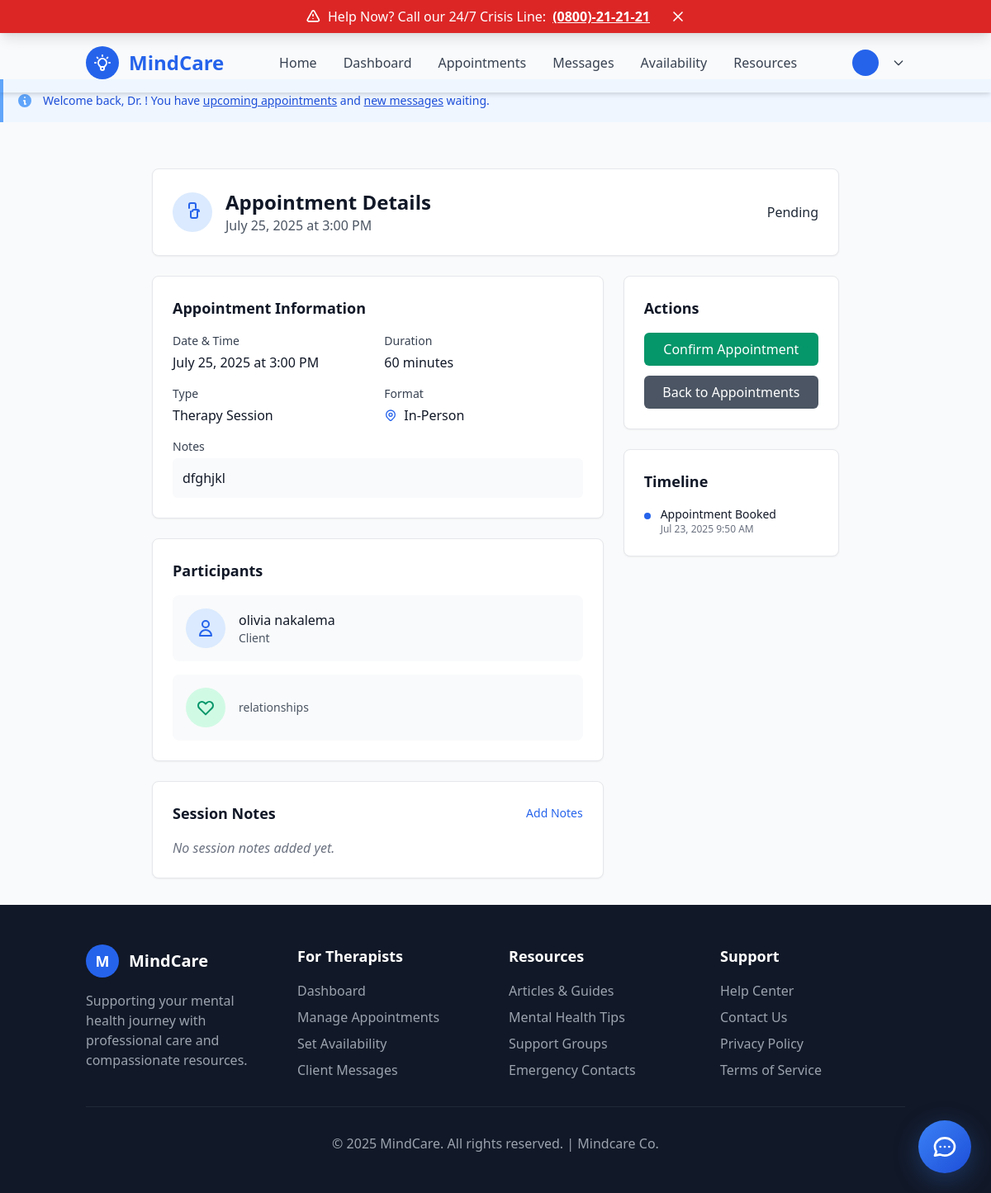
Before: /appointments/2/ (signed in) with the older database file.
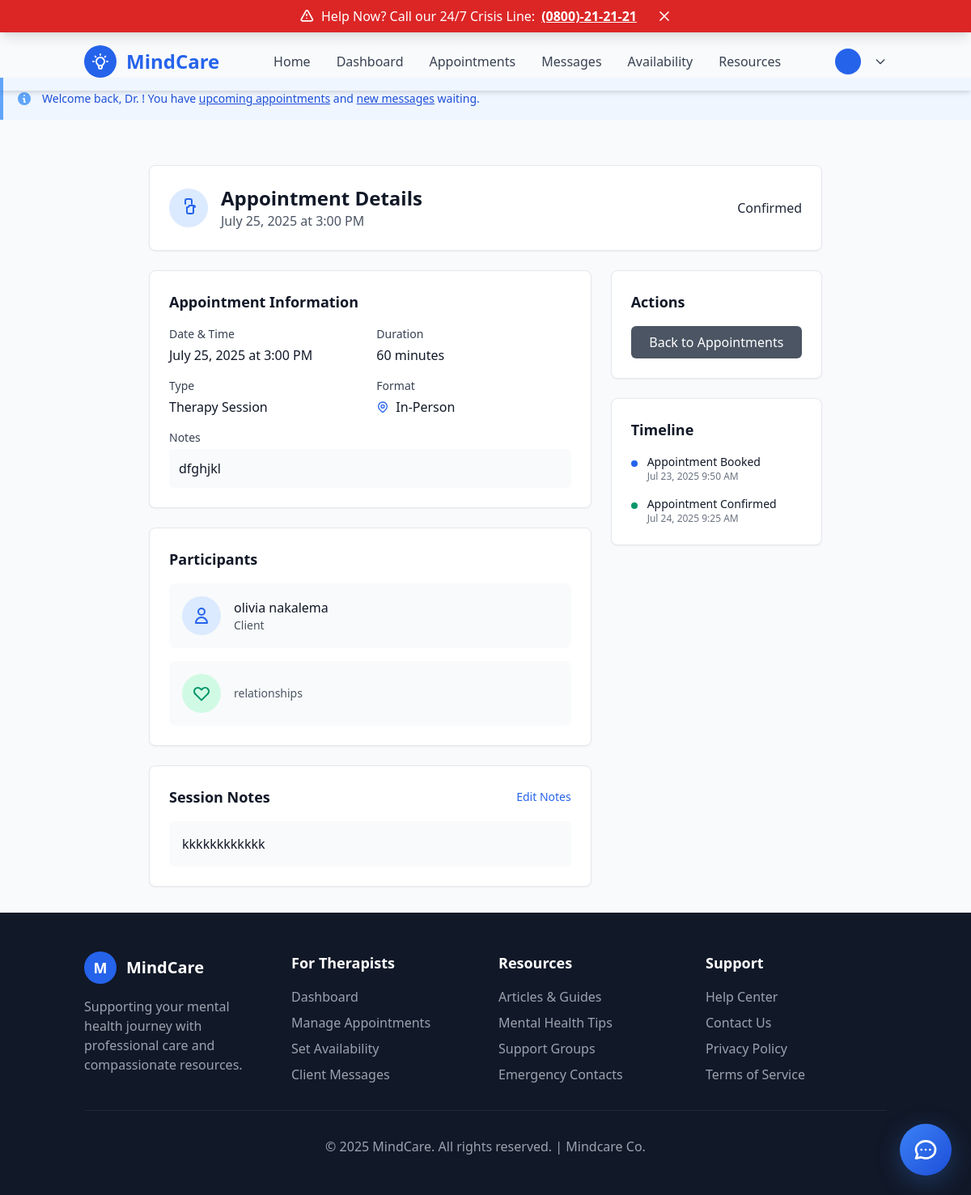
After: the same page with the newer database file.
### appointments/models.py (models this page shows, shortened)
class Appointment(models.Model):
    STATUS_CHOICES = [
        ('pending', 'Pending'),
        ('confirmed', 'Confirmed'),
        ('cancelled', 'Cancelled'),
        ('completed', 'Completed'),
        ('no_show', 'No Show'),
    ]
    APPOINTMENT_TYPE_CHOICES = [
        ('consultation', 'Initial Consultation'),
        ('therapy', 'Therapy Session'),
        ('follow_up', 'Follow-up Session'),
        ('assessment', 'Assessment Session'),
        ('emergency', 'Emergency Session'),
    ]
    client = models.ForeignKey(
        User,
        on_delete=models.CASCADE,
        related_name='client_appointments',
        limit_choices_to={'role': 'client'}
    )
    therapist = models.ForeignKey(
        'therapists.TherapistProfile',
        on_delete=models.CASCADE,
        related_name='therapist_appointments'
    )
    appointment_date = models.DateTimeField()
    appointment_type = models.CharField(
        max_length=20,
        choices=APPOINTMENT_TYPE_CHOICES,
        default='consultation'
    )
    status = models.CharField(
        max_length=20,
        choices=STATUS_CHOICES,
        default='pending'
    )
    duration_minutes = models.PositiveIntegerField(default=60)
    notes = models.TextField(blank=True, help_text="Client's initial notes or concerns")
    therapist_notes = models.TextField(blank=True, help_text="Therapist's session notes")
    location = models.CharField(max_length=255, blank=True, help_text="Meeting location or platform")
    is_online = models.BooleanField(default=False)
    meeting_link = models.URLField(blank=True, help_text="Video call link for online sessions")
    created_at = models.DateTimeField(auto_now_add=True)
    updated_at = models.DateTimeField(auto_now=True)
    confirmed_at = models.DateTimeField(null=True, blank=True)
    cancelled_at = models.DateTimeField(null=True, blank=True)
    cancellation_reason = models.TextField(blank=True)
    cancelled_by = models.ForeignKey(
        User,
        on_delete=models.SET_NULL,
        null=True,
        blank=True,
        related_name='cancelled_appointments'
    )
    reminder_sent = models.BooleanField(default=False)
    reminder_sent_at = models.DateTimeField(null=True, blank=True)
    class Meta:
        ordering = ['-appointment_date']
        indexes = [
            models.Index(fields=['client', 'appointment_date']),
            models.Index(fields=['therapist', 'appointment_date']),
            models.Index(fields=['status', 'appointment_date']),
        ]
    @property
    def is_past(self):
        return self.appointment_date < timezone.now()
    @property
    def can_be_cancelled(self):
        return (
            self.appointment_date > timezone.now() + timedelta(hours=24) and
            self.status in ['pending', 'confirmed']
        )
    @property
    def can_be_rescheduled(self):
        return self.status in ['pending', 'confirmed'] and not self.is_past

### accounts/models.py (models this page shows, shortened)
class User(AbstractUser):
    ROLE_CHOICES = [
        ('admin', 'Admin'),
        ('therapist', 'Therapist'),
        ('client', 'Client'),
    ]
    GENDER_CHOICES = [
        ('male', 'Male'),
        ('female', 'Female'),
    ]
    AGE_CATEGORY_CHOICES = [
        ('13-19', '13 to 19 years'),
        ('20-35', '20 to 35 years'),
        ('35+', 'Above 35 years'),
    ]
    phone_regex = RegexValidator(
        regex=r'^\d{10}$',
        message="Phone number must be exactly 10 digits."
    )
    groups = models.ManyToManyField(
        'auth.Group',
        verbose_name='groups',
        blank=True,
        help_text='The groups this user belongs to.',
        related_name='custom_user_set',
        related_query_name='custom_user',
    )
    user_permissions = models.ManyToManyField(
        'auth.Permission',
        verbose_name='user permissions',
        blank=True,
        help_text='Specific permissions for this user.',
        related_name='custom_user_set',
        related_query_name='custom_user',
    )
    user_id = models.CharField(max_length=10, unique=True, blank=True)
    role = models.CharField(max_length=20, choices=ROLE_CHOICES, default='client')
    phone = models.CharField(validators=[phone_regex], max_length=10, unique=True)
    gender = models.CharField(max_length=10, choices=GENDER_CHOICES)
    location = models.CharField(max_length=100)
    age_category = models.CharField(max_length=10, choices=AGE_CATEGORY_CHOICES, blank=True, null=True)
    profile_image = models.ImageField(upload_to='profile_images/', blank=True, null=True)
    is_verified = models.BooleanField(default=False)
    created_at = models.DateTimeField(auto_now_add=True)
    updated_at = models.DateTimeField(auto_now=True)

### therapists/models.py (models this page shows, shortened)
class TherapistProfile(models.Model):
    SPECIALIZATION_CHOICES = [
        ('anxiety', 'Anxiety Disorders'),
        ('depression', 'Depression'),
        ('trauma', 'Trauma & PTSD'),
        ('relationships', 'Relationship Counseling'),
        ('addiction', 'Addiction Recovery'),
        ('grief', 'Grief & Loss'),
        ('eating_disorders', 'Eating Disorders'),
        ('bipolar', 'Bipolar Disorder'),
        ('ocd', 'OCD'),
        ('adhd', 'ADHD'),
        ('family_therapy', 'Family Therapy'),
        ('child_therapy', 'Child & Adolescent Therapy'),
        ('general', 'General Mental Health'),
    ]
    AVAILABILITY_CHOICES = [
        ('monday', 'Monday'),
        ('tuesday', 'Tuesday'),
        ('wednesday', 'Wednesday'),
        ('thursday', 'Thursday'),
        ('friday', 'Friday'),
        ('saturday', 'Saturday'),
        ('sunday', 'Sunday'),
    ]
    user = models.OneToOneField(User, on_delete=models.CASCADE, related_name='therapist_profile')
    specialization = models.CharField(max_length=50, choices=SPECIALIZATION_CHOICES)
    experience_years = models.IntegerField(
        validators=[MinValueValidator(0), MaxValueValidator(50)],
        help_text="Years of professional experience"
    )
    location = models.CharField(max_length=200)
    bio = models.TextField(blank=True, help_text="Professional biography")
    qualification = models.CharField(max_length=200, blank=True)
    license_number = models.CharField(max_length=50, blank=True)
    hourly_rate = models.DecimalField(max_digits=6, decimal_places=2, blank=True, null=True)
    available_days = models.CharField(
        max_length=100,
        blank=True,
        help_text="Comma-separated list of available days"
    )
    available_times = models.CharField(
        max_length=200,
        blank=True,
        help_text="Available time slots (e.g., 9:00-17:00)"
    )
    is_available = models.BooleanField(default=True)
    created_at = models.DateTimeField(auto_now_add=True)
    updated_at = models.DateTimeField(auto_now=True)
    class Meta:
        ordering = ['-created_at']
        verbose_name = "Therapist Profile"
        verbose_name_plural = "Therapist Profiles"

### appointments/views.py (the view)
# urls.py: path('<int:appointment_id>/', views.appointment_detail, name='appointment_detail'),
@login_required
def appointment_detail(request, appointment_id):
    appointment = get_object_or_404(Appointment, id=appointment_id)
    if request.user.role == 'client' and appointment.client != request.user:
        messages.error(request, 'You can only view your own appointments.')
        return redirect('appointments:appointment_list')
    elif request.user.role == 'therapist':
        therapist_profile = get_object_or_404(TherapistProfile, user=request.user)
        if appointment.therapist != therapist_profile:
            messages.error(request, 'You can only view your own appointments.')
            return redirect('appointments:appointment_list')
    context = {
        'appointment': appointment,
        'can_cancel': appointment.can_be_cancelled,
        'can_reschedule': appointment.can_be_rescheduled,
    }
    return render(request, 'appointments/appointment_detail.html', context)

### templates/appointments/appointment_detail.html (shortened to what the changed rows need)
{% extends 'base.html' %}
{% load static %}
{% block content %}
<div class="min-h-screen bg-gray-50 py-8">
    <div class="max-w-4xl mx-auto px-4 sm:px-6 lg:px-8">
        <div class="bg-white rounded-lg shadow-sm border border-gray-200 p-6 mb-6">
            <div class="flex flex-col md:flex-row md:items-center md:justify-between">
                <div class="flex items-center mb-4 md:mb-0">
                    <div>
                        <h1 class="text-2xl font-bold text-gray-900">Appointment Details</h1>
                        <p class="text-gray-600">{{ appointment.appointment_date|date:"F j, Y" }} at {{ appointment.appointment_date|time:"g:i A" }}</p>
                    </div>
                </div>
                <div class="flex items-center space-x-2">
                    <span class="status-badge status-{{ appointment.status }}">
                        {{ appointment.get_status_display }}
                    </span>
                </div>
            </div>
        </div>
        <div class="grid grid-cols-1 lg:grid-cols-3 gap-6">
            <div class="lg:col-span-2 space-y-6">
                <div class="bg-white rounded-lg shadow-sm border border-gray-200 p-6">
                    <h2 class="text-lg font-semibold text-gray-900 mb-4">Appointment Information</h2>
                    <div class="grid grid-cols-1 md:grid-cols-2 gap-4">
                        <div>
                            <label class="block text-sm font-medium text-gray-700 mb-1">Date & Time</label>
                            <p class="text-gray-900">{{ appointment.appointment_date|date:"F j, Y" }} at {{ appointment.appointment_date|time:"g:i A" }}</p>
                        </div>
                        <div>
                            <label class="block text-sm font-medium text-gray-700 mb-1">Duration</label>
                            <p class="text-gray-900">{{ appointment.duration_minutes }} minutes</p>
                        </div>
                        <div>
                            <label class="block text-sm font-medium text-gray-700 mb-1">Type</label>
                            <p class="text-gray-900">{{ appointment.get_appointment_type_display }}</p>
                        </div>
                    </div>
                    {% if appointment.notes %}
                    <div class="mt-4">
                        <label class="block text-sm font-medium text-gray-700 mb-1">Notes</label>
                        <p class="text-gray-900 bg-gray-50 p-3 rounded-md">{{ appointment.notes }}</p>
                    </div>
                    {% endif %}
                </div>
                <div class="bg-white rounded-lg shadow-sm border border-gray-200 p-6">
                    <h2 class="text-lg font-semibold text-gray-900 mb-4">Participants</h2>
                    <div class="space-y-4">
                        <div class="flex items-center p-4 bg-gray-50 rounded-lg">
                            <div>
                                <h3 class="font-medium text-gray-900">{{ appointment.client.get_full_name }}</h3>
                                <p class="text-sm text-gray-600">Client</p>
                            </div>
                        </div>
                        <div class="flex items-center p-4 bg-gray-50 rounded-lg">
                            <div>
                                <p class="text-sm text-gray-600">{{ appointment.therapist.specialization }}</p>
                            </div>
                        </div>
                    </div>
                </div>
                {% if user.role == 'therapist' and appointment.therapist.user == user %}
                <div class="bg-white rounded-lg shadow-sm border border-gray-200 p-6">
                    <div class="flex items-center justify-between mb-4">
                        <h2 class="text-lg font-semibold text-gray-900">Session Notes</h2>
                        <a href="{% url 'appointments:therapist_notes' appointment.id %}"
                           class="text-blue-600 hover:text-blue-700 text-sm font-medium">
                            {% if appointment.therapist_notes %}Edit Notes{% else %}Add Notes{% endif %}
                        </a>
                    </div>
                    {% if appointment.therapist_notes %}
                        <div class="bg-gray-50 p-4 rounded-md">
                            <p class="text-gray-900 whitespace-pre-wrap">{{ appointment.therapist_notes }}</p>
                        </div>
                    {% else %}
                        <p class="text-gray-500 italic">No session notes added yet.</p>
                    {% endif %}
                </div>
                {% endif %}
            </div>
            <div class="space-y-6">
                <div class="bg-white rounded-lg shadow-sm border border-gray-200 p-6">
                    <div class="space-y-3">
                        {% if user.role == 'therapist' and appointment.status == 'pending' and appointment.therapist.user == user %}
                        <button onclick="confirmAppointment({{ appointment.id }})"
                                class="w-full bg-green-600 text-white text-center py-2 px-4 rounded-md hover:bg-green-700 transition duration-300">
                            Confirm Appointment
                        </button>
                        {% endif %}
                        <a href="{% url 'appointments:appointment_list' %}"
                           class="w-full bg-gray-600 text-white text-center py-2 px-4 rounded-md hover:bg-gray-700 transition duration-300 block">
                            Back to Appointments
                        </a>
                    </div>
                </div>
                <div class="bg-white rounded-lg shadow-sm border border-gray-200 p-6">
                    <div class="space-y-4">
                        <div class="flex items-start">
                            <div>
                                <p class="text-sm font-medium text-gray-900">Appointment Booked</p>
                                <p class="text-xs text-gray-500">{{ appointment.created_at|date:"M j, Y g:i A" }}</p>
                            </div>
                        </div>
                        {% if appointment.confirmed_at %}
                        <div class="flex items-start">
                            <div class="w-2 h-2 bg-green-600 rounded-full mt-2 mr-3"></div>
                            <div>
                                <p class="text-sm font-medium text-gray-900">Appointment Confirmed</p>
                                <p class="text-xs text-gray-500">{{ appointment.confirmed_at|date:"M j, Y g:i A" }}</p>
                            </div>
                        </div>
                        {% endif %}
                    </div>
                </div>
            </div>
        </div>
    </div>
</div>
{% endblock %}

Changed rows visible on the page:
changed Appointment "3:00 PM": status "Pending" → "Confirmed"; therapist_notes (not shown) → "kkkkkkkkkkkk"; confirmed_at (not shown) → "Jul 24, 2025 9:25 AM"
Other visible differences:
text no longer shown: "Add Notes No session notes added yet. Confirm Appointment"
text now shown: "Edit Notes Appointment Confirmed"
